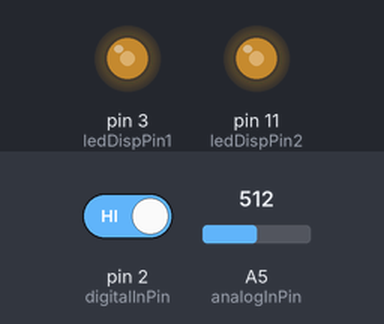
Recording of a sketch running on a simulated Arduino Uno, built with avr-gcc and run on an emulated ATmega328P. Shown: output pins drawn as LEDs (lit = HIGH). The test bench sets the inputs (shaded band); at power-on: A5 (analogInPin) = 512, pin 2 (digitalInPin) HIGH.

Above: at 1.2 s.
1.3 s: A5 (analogInPin) set to 716
At 2.0 s:
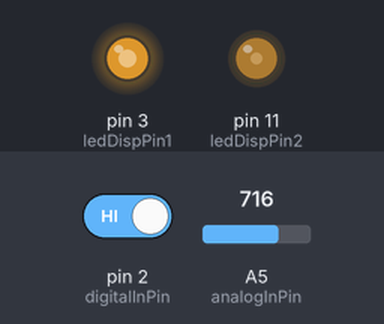
2.8 s: pin 2 (digitalInPin) driven LOW
At 4.0 s:
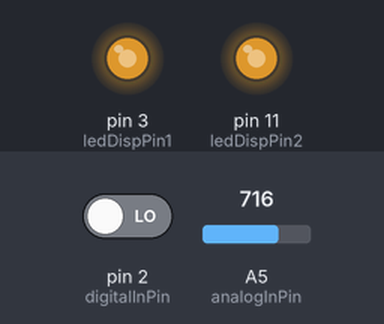
4.3 s: A5 (analogInPin) set to 900
At 5.5 s:
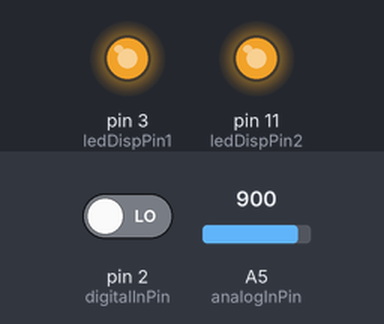
5.8 s: pin 2 (digitalInPin) driven HIGH
At 6.6 s:
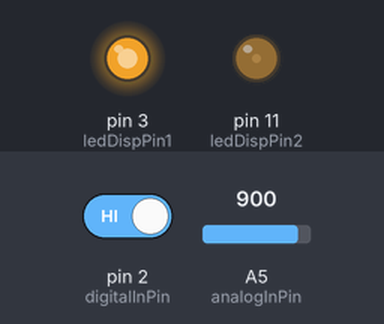
7.3 s: A5 (analogInPin) set to 1023
At 7.7 s:
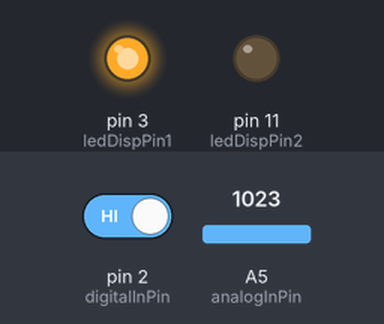
8.8 s: A5 (analogInPin) set to 306
At 10.0 s:
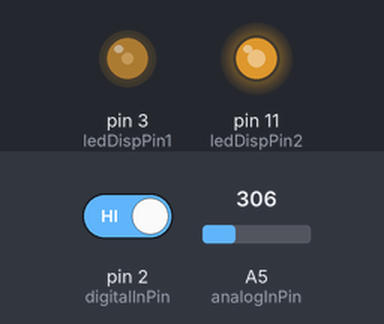
Timing chart, 0 to 11.3 s (numbered marks = the images above; inputs shaded):
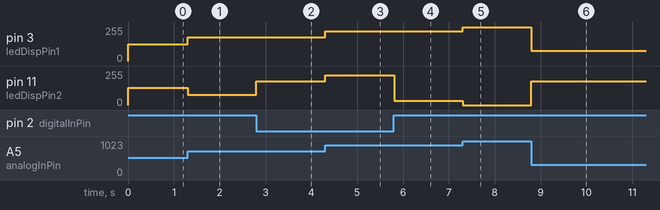

Measured:
- after the input at 1.3 s, pin 3 (ledDispPin1): 127/255 → 178/255 at once; pin 11 (ledDispPin2): 128/255 → 77/255 at once
- after the input at 2.8 s, pin 11 (ledDispPin2): 77/255 → 178/255 at once
- after the input at 4.3 s, pin 3 (ledDispPin1), pin 11 (ledDispPin2): 178/255 → 224/255 at once
- after the input at 5.8 s, pin 11 (ledDispPin2): 224/255 → 31/255 at once
- after the input at 7.3 s, pin 3 (ledDispPin1): 224/255 → 255/255 at once; pin 11 (ledDispPin2): 31/255 → 0/255 at once
- after the input at 8.8 s, pin 3 (ledDispPin1): 255/255 → 76/255 at once; pin 11 (ledDispPin2): 0/255 → 179/255 at once

The sketch:

Blink_1.ino
```cpp
//pin to recieve input from the photosensor
int analogInPin = A5;
//pin to recieve input from the switch
int digitalInPin = 2;
//two pins for sending output to the LEDs
int ledDispPin1 = 3;
int ledDispPin2 = 11;

//runs once and sets up the program
void setup() {
  // sets up pins
  pinMode(digitalInPin,INPUT);
  pinMode(ledDispPin1,OUTPUT);
  pinMode(ledDispPin2,OUTPUT);

  //initialize serial communication
  Serial.begin(9600);
}

//runs the loop code, this method is called repeatedy until the program is stopped
void loop() {
  //read the input(s)
  int switchState = digitalRead(digitalInPin);
  int anInVal = analogRead(analogInPin);

  //Serial.print("Switch: ");
  //Serial.print(switchState);
  //Serial.print(", Analog Value: ");
  //Serial.println(anInVal);

  //Preparing output
  int anOut1 = map(anInVal, 0, 1023, 0, 255);
  int anOut2 = 0;
  if (switchState == 0)
  {
    anOut2 = anOut1;
  }
  else
  {
    anOut2 = 255 - anOut1;
  }

  //Serial.print("Out 1: ");
  //Serial.print(anOut1);
  //Serial.print(", Out 2: ");
  //Serial.println(anOut2);

  //Sending values as output
  analogWrite(ledDispPin1,anOut1);
  analogWrite(ledDispPin2,anOut2);

  //Add a short delay
  delay(5);
}
```
